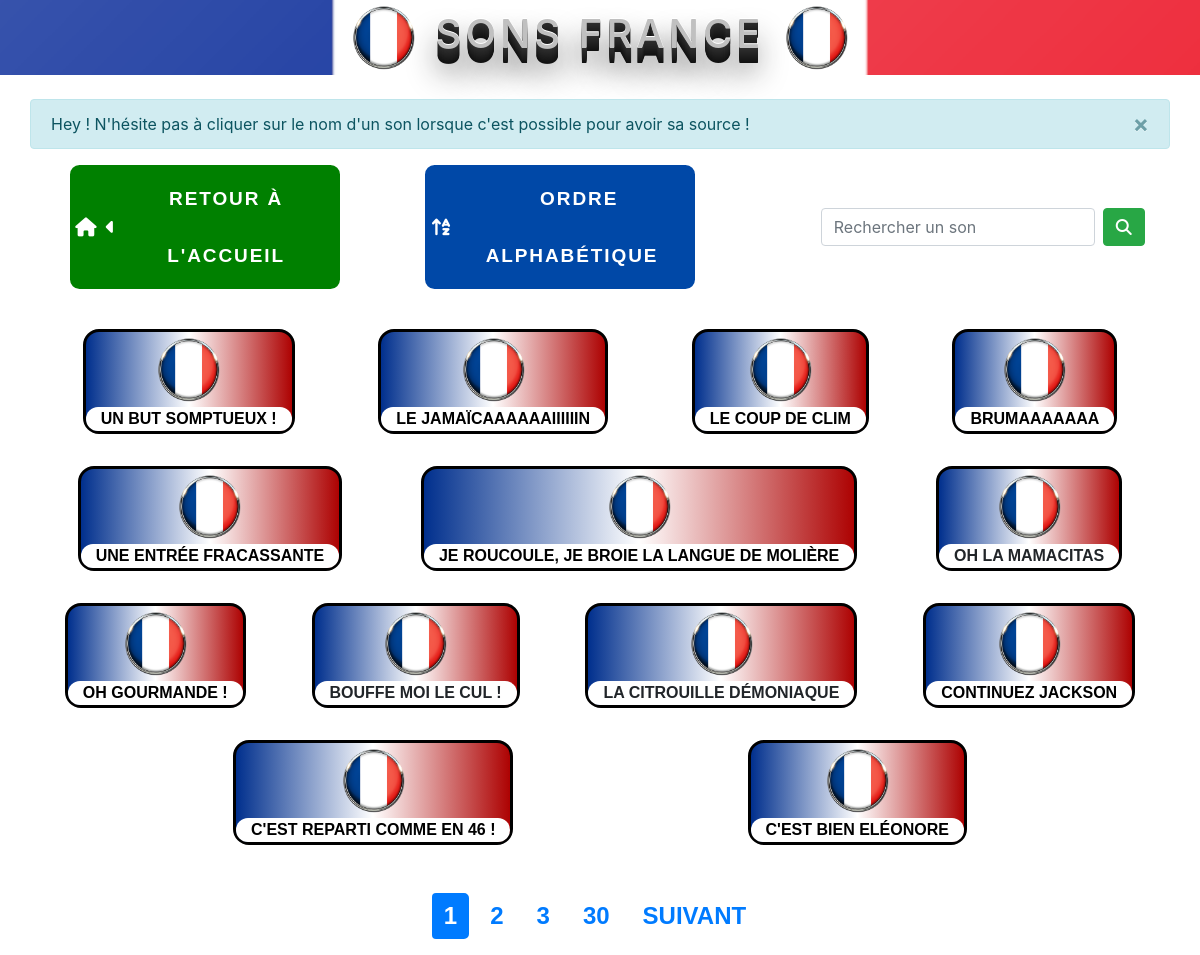
Page /fr/idfr.php on the committed database.
### tables this page shows
CREATE TABLE `soundfr` (
  `ID` int(10) UNSIGNED NOT NULL,
  `Nom` varchar(255) NOT NULL,
  `Son` varchar(255) NOT NULL,
  `keywords` text NOT NULL,
  `source` text NOT NULL
);

### fr/idfr.php (the view, shortened to what this page needs)
<?php
$pdo =new PDO('mysql:host=localhost; dbname=sbp; charset=utf8','root','');
$pdo->setAttribute(PDO::ATTR_ERRMODE, PDO::ERRMODE_EXCEPTION);
	$pageid = isset($_GET['pageid']) ? (int)$_GET['pageid'] : 1;
	$perPageid = 13;
	$begginid = ($pageid > 1) ? ($pageid * $perPageid) - $perPageid : 0;
	$id = $pdo->prepare("SELECT SQL_CALC_FOUND_ROWS Nom, Son, source FROM soundfr ORDER BY ID DESC LIMIT {$begginid} , {$perPageid}");
	$id->execute();
	$idfinal = $id->fetchAll(PDO::FETCH_ASSOC);
	$totalid = $pdo->query("SELECT FOUND_ROWS() as totalid ")->fetch()['totalid'] ;
	$pagesid = ceil($totalid / $perPageid);
	$n = 1;
	if($pageid <1 || $pageid > $pagesid){
		header('Location:../404.html');
}
else {
?>
<!DOCTYPE html>
<html lang="fr">
<head>
	<link
			rel="stylesheet"
			href="https://stackpath.bootstrapcdn.com/bootstrap/4.4.1/css/bootstrap.min.css"
		/>
		<link rel="stylesheet" href="../css/style.css" />
		<link rel="stylesheet" href="../css/fr.css">
</head>
<body>
	<header class="pgtitle">
		<h1 class="sndtitle" id="sndfr"><img src="../img/france-1524418_6402.png" height="75" width="75"> Sons FRANCE <img src="../img/france-1524418_6402.png" height="75" width="75"></h1>
	</header>
	<nav class="container-fluid">
		<div class="alert alert-info alert-dismissible fade show container" role="alert">
						Hey ! N'hésite pas à cliquer sur le nom d'un son lorsque c'est possible pour avoir sa source !
						<button type="button" class="close" data-dismiss="alert" aria-label="Close">
							<span aria-hidden="true">&times;</span>
						</button>
					</div>
		<div id="navbox" class="row">
			<div class= "col-md-3 col-sm-10">
				<div>
					<ul class="btns">
						<a href="../index.html">
							<li class="btnmain acc">
								<i class="fas fa-home"></i>
								<i class="fas fa-caret-left"></i>
									Retour à l'accueil
							</li>
						</a>
					</ul>
				</div>
			</div>
			<div class= "col-md-3 col-sm-10">
				<div>
					<ul class="btns">
						<a href="soundfr.php">
							<li class="btnmain a-z">
								<i class="fas fa-sort-alpha-up"></i>
									&nbsp;
									Ordre Alphabétique
							</li>
						</a>
					</ul>
				</div>
			</div>
			<form id="searchbox2" action="searchfr.php" class="form-inline my-2 my-lg-0" method="GET">
				<input id="searchbox" class="form-control mr-sm-2" type="search"
					name="searchfr" placeholder="Rechercher un son" aria-label="Search" required>
				<button class="btn btn-success my-2 my-sm-0" value="search" type="submit"><i class="fas fa-search"></i></button>
			</form>
		</div>
	</nav>
	<section>
		<article class="sounds">
			<div class="container-fluid">
				<div class="row">
					<div class="col">
					<?php foreach($idfinal as $sons) : ?>
						<div class="sndbox">
							<div class="imgsnd"><img src="../img/france-1524418_6402.png" height="75" width="75" onmousedown="play('../gestsnd/SBP/SFR/<?= $sons['Son']?>')"></div>
							<div class="col" id="sndname">
							<?php if ($sons['source'] != ""){ ?>
								<a class="srcvid" href="#lienvid<?=$n?>" data-toggle="modal">
								<?php echo($sons['Nom']);?>
								</a>
								<?php $n++; } else echo($sons['Nom']); ?>
							</div>
						</div>
						<?php endforeach ?>
					</div>
				</div>
			</div>
		</article>
	</section>
	<nav aria-label="Page navigation example">
		<ul class="pagination justify-content-center">
			<li class="page-item <?php if($pageid === 1){echo 'active';} ?>"><a class="page-link" href="?pageid=1">1<a></li>
			<?php for($i = max(2, $pageid - 2); $i <= min($pageid + 2, $pagesid - 1); $i++):?>
			<li class="page-item <?php if($pageid === $i){echo 'active';} ?>"><a class="page-link" href="?pageid=<?=$i; ?>"><?=$i ?></a></li>
			<?php endfor; ?>
			<li class="page-item <?php if($pageid == $pagesid){echo 'active';} ?>"><a class="page-link" href="?pageid=<?=$pagesid?>"><?=$pagesid?><a></li>
			<?php if($pageid != $pagesid){
				$next = $pageid + 1;
				echo'
			<li class="page-item next">
				<a class="page-link" href="?pageid='.$next.'">Suivant</a>
			</li>'
			 ;}?>
		</ul>
  </nav>
	</body>
</html>
<?php
}
?>

### css/style.css (style rules this page uses)
* { margin: 0; padding: 0; box-sizing: border-box; }
body { background-image: url(../img/audience-1853662_1920.jpg); }
a { color: white; }
.pgtitle { margin-bottom: 1.5em; }
#top, .sndtitle, .sndquery { color: silver; letter-spacing: 0.1em; text-shadow: 0 -1px 0 #fff, 0 1px 0 #2e2e2e, 0 2px 0 #2c2c2c, 0 3px 0 #2a2a2a, 0 4px 0 #282828, 0 5px 0 #262626, 0 6px 0 #242424, 0 7px 0 #222, 0 8px 0 #202020, 0 9px 0 #1e1e1e, 0 10px 0 #1c1c1c, 0 11px 0 #1a1a1a, 0 12px 0 #181818, 0 13px 0 #161616, 0 14px 0 #141414, 0 15px 0 #121212, 0 22px 30px rgba(0, 0, 0, 0.9); text-transform: uppercase; text-align: center; }
.col { display: flex; flex-wrap: wrap; justify-content: space-evenly; }
#navbox { display: flex; justify-content: space-evenly; }
.form-inline.my-2.my-lg-0 { justify-content: flex-end; }
.sounds { margin-top: 1.5em; margin-bottom: 2em; }
.inc, .ad, .page-link { border: none; border-radius: 5px; margin-right: 10px; font-family: 'Raleway', sans-serif; text-transform: uppercase; font-weight: bold; }
.imgsnd { text-align: center; }
.imgsnd img { cursor: pointer; }
.btns { list-style-type: none; margin: 0; padding: 0; cursor: pointer; }
.btnmain { display: flex; justify-content: center; align-items: center; overflow: hidden; font-size: 19px; border-radius: 0.5em; text-transform: uppercase; font-weight: bold; font-family: sans-serif; letter-spacing: 0.1em; text-align: center; line-height: 3em; position: relative; overflow: hidden; z-index: 1; transition: 0.5s; }
.acc { --c: white; color: var(--c); background-color: green; border: 0.3em solid green; }
.a-z { --c: white; color: var(--c); background-color: rgb(0, 72, 167); border: 0.3em solid rgb(0, 72, 167); }

### css/fr.css (style rules this page uses)
.srcvid { color: black; }
#sndname { justify-content: center; background-color: white; font-family: 'Raleway', sans-serif; font-weight: 800; text-align: center; text-transform: uppercase; border-radius: 1em; }
#sndfr, #searchfr { background-image: url(../img/banner-2024782_1920.png); background-position: center; }
.sndbox { margin: 1em; border-radius: 1em; border: solid black; background: linear-gradient( 90deg, rgb(0, 47, 141) 0%, rgb(255, 255, 255) 50%, rgb(173, 2, 2) 100% ); }
@media (min-width: 1200px) { .page-item { font-size: 1.5rem; font-weight: 100; } }

### rows in the picture
soundfr: Nom "UN BUT SOMPTUEUX !"
soundfr: Nom "LE JAMAÏCAAAAAAIIIIIIN"
soundfr: Nom "LE COUP DE CLIM"
soundfr: Nom "BRUMAAAAAAA"
soundfr: Nom "UNE ENTRÉE FRACASSANTE"
soundfr: Nom "JE ROUCOULE, JE BROIE LA LANGUE DE MOLIÈRE"
soundfr: Nom "OH LA MAMACITAS"
soundfr: Nom "OH GOURMANDE !"
soundfr: Nom "BOUFFE MOI LE CUL !"
soundfr: Nom "LA CITROUILLE DÉMONIAQUE"
soundfr: Nom "CONTINUEZ JACKSON"
soundfr: Nom "C'EST REPARTI COMME EN 46 !"
soundfr: Nom "C'EST BIEN ELÉONORE"

### other values in the picture
$pagesid "30"
